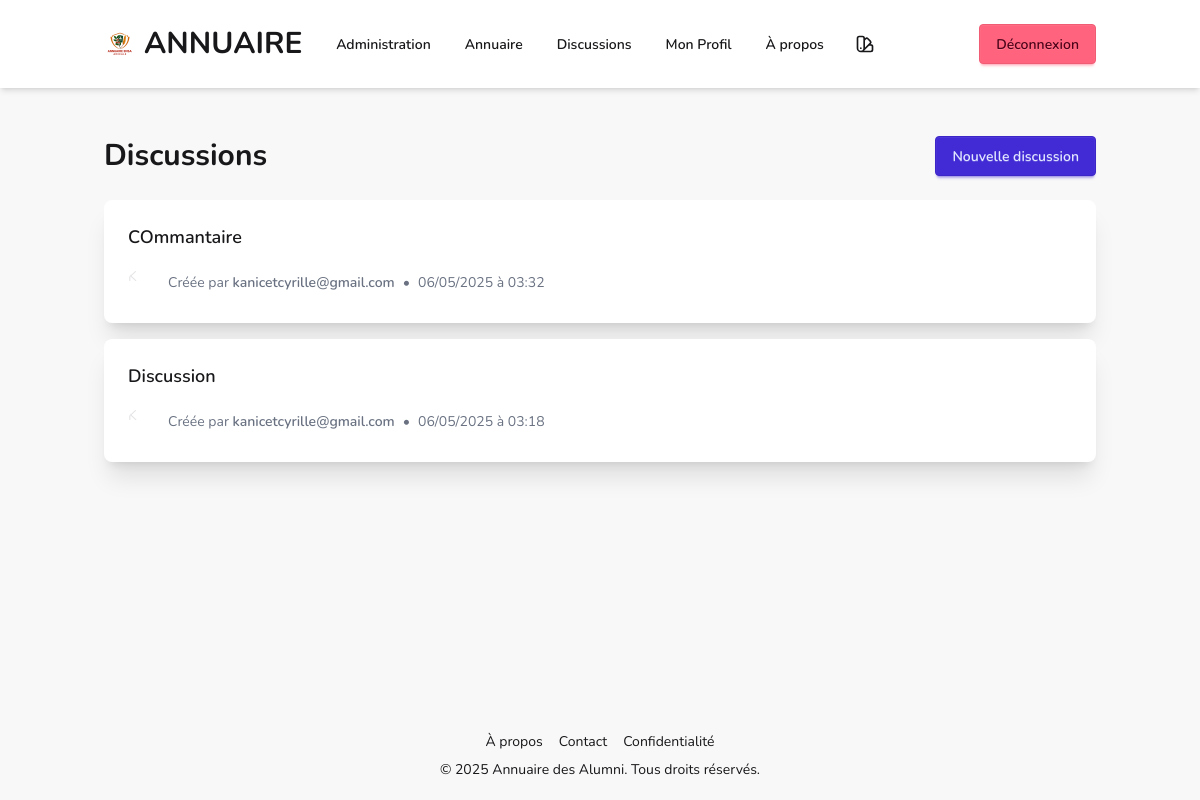
The app's page /chat/ (signed in) with its own data.
### models.py (models this page shows, shortened)
class Discussion(db.Model):
    __tablename__ = 'discussions'
    auteur_id = db.Column(db.Integer, db.ForeignKey('users.id'), nullable=False)
    date_creation = db.Column(db.DateTime, default=datetime.utcnow)
    id_discussion = db.Column(db.Integer, primary_key=True, autoincrement=True)
    sujet = db.Column(db.String, nullable=False)
    messages = db.relationship("Message", back_populates="discussion")
    user = db.relationship("User", back_populates="discussion")

class User(db.Model):
    __tablename__ = 'users'
    id = Column(Integer, primary_key=True, autoincrement=True)
    email = Column(String(255), nullable=False, unique=True)
    password_hash = Column(String(255), nullable=False)
    role = Column(SQLEnum(RoleEnum), nullable=False, default=RoleEnum.USER)
    created_at = Column(DateTime, default=datetime.utcnow)
    last_login = Column(DateTime, nullable=True)
    messages = db.relationship("Message", back_populates="user")
    likes = db.relationship("Like", back_populates="user")
    discussion = db.relationship("Discussion", back_populates="user")
    @property
    def is_authenticated(self):
        return True
    @property
    def is_admin(self):
        return self.role == RoleEnum.ADMIN or self.role == RoleEnum.SUPER_ADMIN

### routes/chat.py (the view)
@chat_bp.route('/')
@login_required
def list_discussions():
    try:
        discussions = Discussion.query.order_by(Discussion.date_creation.desc()).all()
    except:
        discussions = []
    return render_template('chat/list.html', discussions=discussions)

### models.py (called while the page is built)
@login_manager.user_loader
def load_user(user_id):
    return User.query.get(int(user_id))

### templates/chat/list.html (shortened to what this page needs)
{% extends "base.html" %}
{% block content %}
<div class="container mx-auto">
    <div class="flex justify-between items-center mb-6">
        <h1 class="text-3xl font-bold">Discussions</h1>
        <a href="{{ url_for('chat.new_discussion') }}" class="btn btn-primary">Nouvelle discussion</a>
    </div>
    {% if discussions %}
        <div class="grid gap-4">
            {% for discussion in discussions %}
            <div class="card bg-base-100 shadow-xl hover:shadow-2xl transition-shadow">
                <div class="card-body">
                    <h2 class="card-title">
                        <a href="{{ url_for('chat.show_discussion', discussion_id=discussion.id_discussion) }}" class="hover:text-primary">
                            {{ discussion.sujet }}
                        </a>
                    </h2>
                    <div class="flex items-center text-sm text-gray-500 mt-2">
                        <div class="avatar placeholder mr-2">
                            <div class="bg-neutral-focus text-neutral-content rounded-full w-8">
                                <span>{{ discussion.user.email[0] | upper }}</span>
                            </div>
                        </div>
                        <span>Créée par <span class="font-semibold">{{ discussion.user.email }}</span></span>
                        <span class="mx-2">•</span>
                        <span>{{ discussion.date_creation.strftime('%d/%m/%Y à %H:%M') }}</span>
                    </div>
                </div>
            </div>
            {% endfor %}
        </div>
    {% endif %}
</div>
{% endblock %}

### templates/base.html (style rules this page uses)
body { font-family: 'Nunito', sans-serif; }
h1, h2 { font-family: 'Nunito', serif; }

### records on screen
Discussion: sujet "COmmantaire", user "K", user.email "kanicetcyrille@gmail.com", date_creation "06/05/2025 à 03:32"
Discussion: sujet "Discussion", user "K", user.email "kanicetcyrille@gmail.com", date_creation "06/05/2025 à 03:18"
